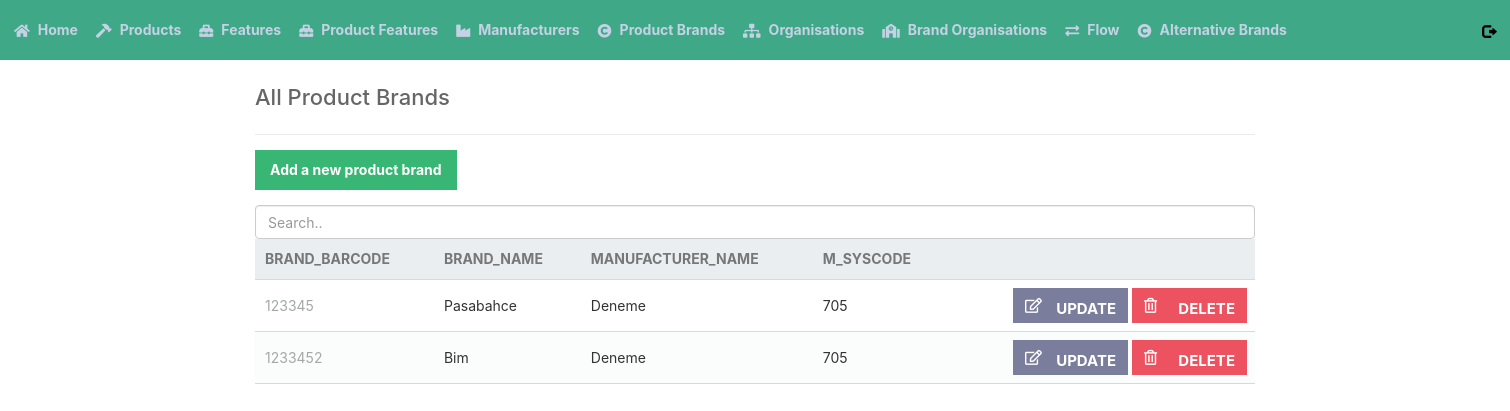
The page /read_product_brands.php on the database as committed earlier.
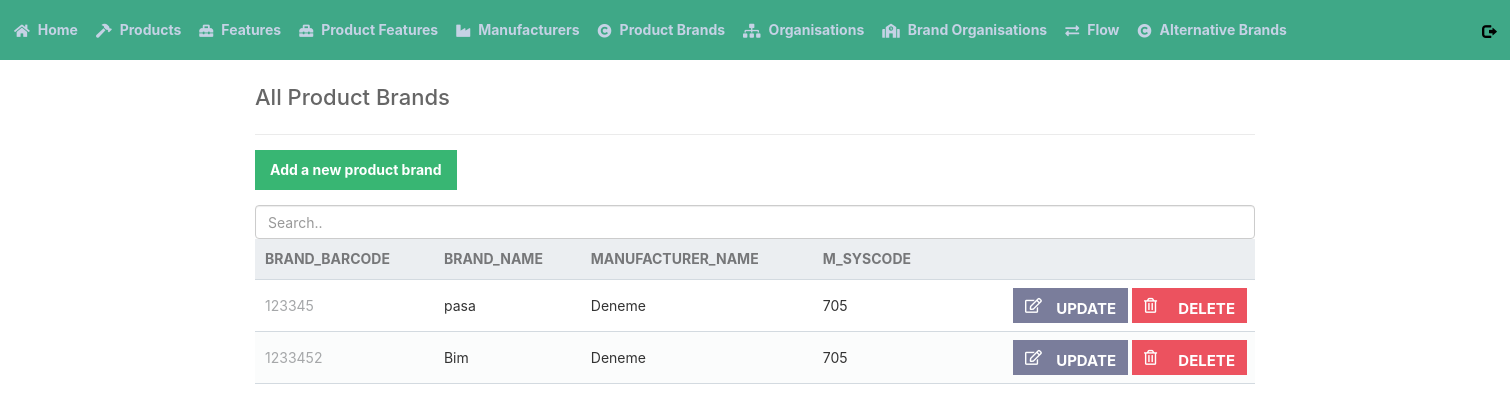
The same page on the database as committed later.
### tables this page shows
CREATE TABLE `product_brands` (
  `BRAND_BARCODE` char(13) NOT NULL,
  `BRAND_NAME` varchar(100) NOT NULL,
  `MANUFACTURER_ID` int(11) NOT NULL,
  `M_SYSCODE` int(11) NOT NULL
);

CREATE TABLE `manufacturers` (
  `MANUFACTURER_ID` int(11) NOT NULL,
  `MANUFACTURER_NAME` varchar(200) NOT NULL,
  `MANUFACTURER_ADDRESS` varchar(200) NOT NULL,
  `CITY` int(11) NOT NULL,
  `COUNTRY` char(3) NOT NULL
);

### read_product_brands.php (the view)
<?php
include 'functions.php';
$pdo = pdo_connect_mysql();
$stmt = $pdo->prepare(
    'SELECT * FROM PRODUCT_BRANDS ORDER BY M_SYSCODE, BRAND_BARCODE'
);
$stmt->execute();
$product = $stmt->fetchAll(PDO::FETCH_ASSOC);
?>
<?= template_header('Read') ?>
<div class="content read">
	<h2>All Product Brands</h2>
	<a href="create_product_brands.php" class="add-product">Add a new product brand</a>
	<input class="form-control" id="myInput" type="text" placeholder="Search..">
	<table>
        <thead>
            <tr>
                <td>BRAND_BARCODE</td>
                <td>BRAND_NAME</td>
                <td>MANUFACTURER_NAME</td>
                <td>M_SYSCODE</td>
                <td></td>
            </tr>
        </thead>
        <tbody id="myTable">
            <?php foreach ($product as $element): ?>
            <tr>
                <td><?= $element['BRAND_BARCODE'] ?></td>
                <td><?= $element['BRAND_NAME'] ?></td>
				<?php
					$stmt = $pdo->prepare('SELECT MANUFACTURER_NAME FROM MANUFACTURERS  WHERE MANUFACTURER_ID = ?');
                	$stmt->execute([$element['MANUFACTURER_ID']]);
                	$temp = $stmt->fetch();
				?>
                <td><?= $temp['MANUFACTURER_NAME'] ?></td>
                <td><?= $element['M_SYSCODE'] ?></td>
                <td class="actions">
                    <a href="update_product_brands.php?BRAND_BARCODE=<?= $element[
                        'BRAND_BARCODE'
                    ] ?>&M_SYSCODE=<?= $element[
    'M_SYSCODE'
] ?>" class="edit"><i class="far fa-edit"></i>UPDATE</a>
                    <a href="delete_product_brands.php?BRAND_BARCODE=<?= $element['BRAND_BARCODE'] ?>&M_SYSCODE=<?= $element['M_SYSCODE'
] ?>" class="trash"><i class="far fa-trash-alt"></i>DELETE</a>
                </td>
            </tr>
            <?php endforeach; ?>
        </tbody>
    </table>
</div>
<?= template_footer()
?>

Rows that differ between the two databases and show on the page:
changed product_brands: BRAND_NAME "Pasabahce" → "pasa"
